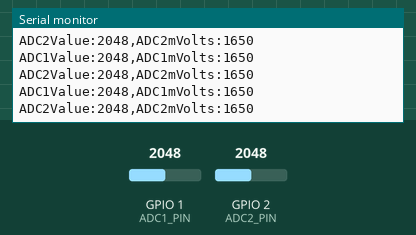
Bench run of a sketch on a simulated ESP32. Shown: the last lines printed to the serial monitor. The inputs (shaded band) are chosen by the test bench; at power-on: GPIO 1 (ADC1_PIN) = 2048, GPIO 2 (ADC2_PIN) = 2048.

Above: at 1.2 s.
1.3 s: GPIO 1 (ADC1_PIN) set to 2866
At 1.9 s:
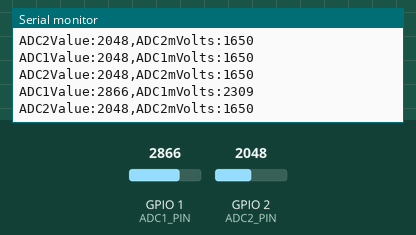
2.8 s: GPIO 2 (ADC2_PIN) set to 2866
At 3.4 s:
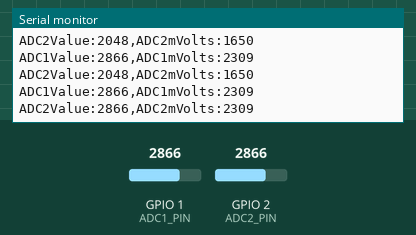
4.3 s: GPIO 1 (ADC1_PIN) set to 3603
At 5.0 s:
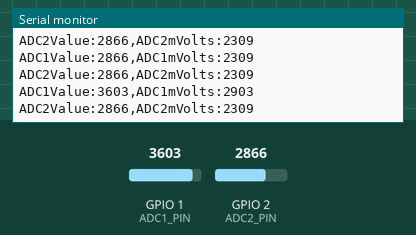
5.8 s: GPIO 2 (ADC2_PIN) set to 3603
At 6.5 s:
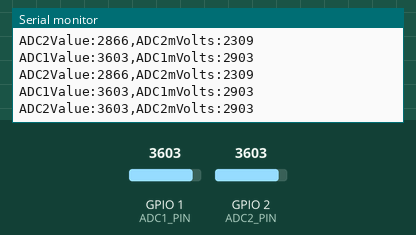
Timing chart, 0 to 8.3 s (numbered marks = the images above; inputs shaded):
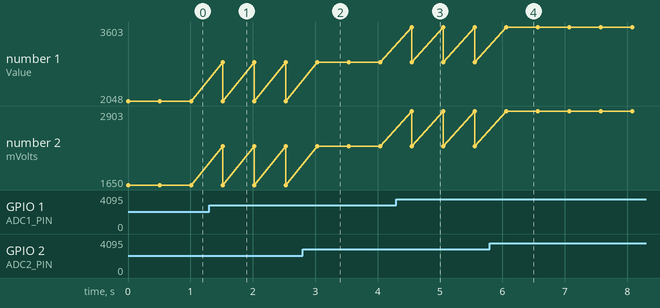

Measured:
- after the input at 1.3 s, the serial monitor: prints a new line after 0.22 s (image 1)
- after the input at 2.8 s, the serial monitor: prints a new line after 0.23 s (image 2)
- after the input at 4.3 s, the serial monitor: prints a new line after 0.25 s (image 3)
- after the input at 5.8 s, the serial monitor: prints a new line after 0.26 s (image 4)

The sketch:

m5-adc-test.ino
```cpp
/*
 M5 シリーズの ADC テスト
*/

// M5 NANO C6
// #define ADC1_PIN   1     // G1
// #define ADC2_PIN   2     // G2

// M5 ATOM S3
#define ADC1_PIN   1     // G1
#define ADC2_PIN   2     // G2


void setup() {
  // シリアル通信の初期化
  Serial.begin(115200);
}

void loop() {
  // ADC の値を取得(10回の平均値)
  int adc1Value=0, adc1mVolts=0;
  int adc2Value=0, adc2mVolts=0;
  for (int i=0; i<10; i++) {
    adc1Value += analogRead(ADC1_PIN);
    adc1mVolts += analogReadMilliVolts(ADC1_PIN);
    adc2Value += analogRead(ADC2_PIN);
    adc2mVolts += analogReadMilliVolts(ADC2_PIN);
  }
  adc1Value /= 10;
  adc1mVolts /= 10;
  adc2Value /= 10;
  adc2mVolts /= 10;

  // シリアルモニタに出力
  Serial.print("ADC1Value:");
  Serial.print(adc1Value);
  Serial.print(",ADC1mVolts:");
  Serial.println(adc1mVolts);

  Serial.print("ADC2Value:");
  Serial.print(adc2Value);
  Serial.print(",ADC2mVolts:");
  Serial.println(adc2mVolts);

  // 0.5秒待つ
  delay(500);
}
```
